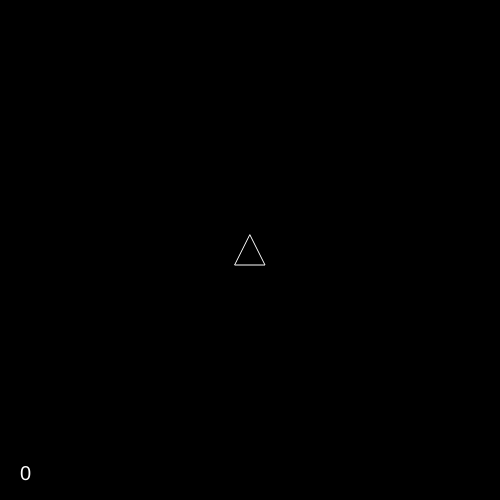
Frame 1 (no input)
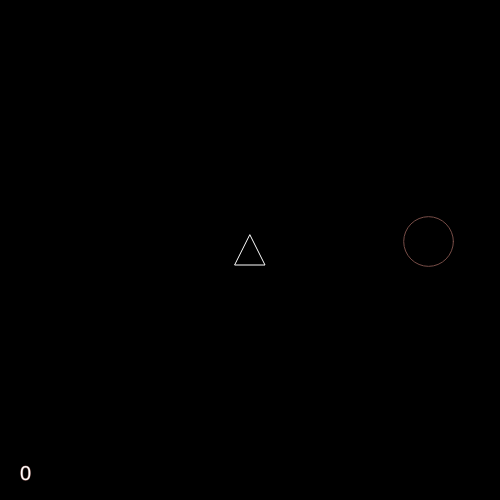
Frame 60 (no input)
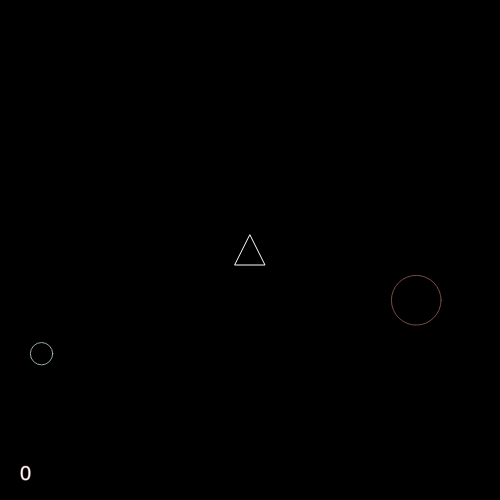
Frame 120 (the mouse pressed at the canvas centre since frame 60)

The p5.js sketch that drew these frames (run headless with seeded random() and noise() and a simulated clock; from frame 60 on, the mouse is pressed at the canvas centre):

// p5.js sketch
// ── sketch.js
var nave;
var pontos = 0;
var asteroides = [];

function setup() {
  createCanvas(500, 500);
  nave = new Nave(createVector(250, 250));
}

function draw() {
  background(0);

  for (var i = asteroides.length - 1; i >= 0; i--) {
    var ast = asteroides[i];

    ast.desenhar();
    ast.mover();
    for (var j = nave.balas.length - 1; j >= 0; j--) {
      var b = nave.balas[j];

      if (ast.colidiu(b.pos)) {
        asteroides.splice(i, 1);
        nave.balas.splice(j, 1);

        if (ast.diam >= 20) {
          pontos += 2;
          asteroides.push(new Asteroide(
            createVector(ast.pos.x, ast.pos.y),
            Math.trunc(random(50, 200)),
            Math.trunc(random(50, 200)),
            Math.trunc(random(50, 200)),
            random(10, ast.diam/2),
            p5.Vector.fromAngle(radians(random(360))).mult(1)
          ));
          asteroides.push(new Asteroide(
            createVector(ast.pos.x, ast.pos.y),
            Math.trunc(random(50, 200)),
            Math.trunc(random(50, 200)),
            Math.trunc(random(50, 200)),
            random(10, ast.diam/2),
            p5.Vector.fromAngle(radians(random(360))).mult(1)
          ));
        } else {
          pontos += 1;
        }
      }
    }
  }

  nave.desenhar();
  nave.mover();

  if (keyIsDown(37)) {
    nave.girar(-5);
  } else if (keyIsDown(39)) {
    nave.girar(5);
  } else if (keyIsDown(38)) {
    nave.acelerar();
  }

  if (random(1) > 0.99) {
    asteroides.push(
      new Asteroide(
        createVector(random(width), random(height)),
        Math.trunc(random(50, 200)),
        Math.trunc(random(50, 200)),
        Math.trunc(random(50, 200)),
        random(20, 50),
        p5.Vector.fromAngle(radians(random(360))).mult(1)
      )
    );
  }

  textSize(20);
  fill(255);
  text(pontos, 20, height - 20);
}

function keyPressed() {
  if (keyCode == 32) {
    nave.atirar();
  }
}

// ── asteroide.js
function Asteroide(pos, r, g, b, diam, vel) {
  this.pos = pos;
  this.r = r;
  this.g = g;
  this.b = b;
  this.diam = diam;
  this.vel = vel;

  this.colidiu = function(pos) {
    if (dist(pos.x, pos.y, this.pos.x, this.pos.y) <= this.diam/2) {
      return true;
    } else {
      return false;
    }
  }

  this.desenhar = function() {
    stroke(this.r, this.g, this.b);
    noFill();
    ellipse(this.pos.x, this.pos.y, this.diam, this.diam);
    this.tratarBordas();
  }

  this.mover = function() {
    this.pos.add(this.vel);
  }

  this.tratarBordas = function() {
    if (this.pos.x >= width + this.diam) {
      this.pos.x = -this.diam;
    } else if (this.pos.x <= -this.diam) {
      this.pos.x = width + this.diam;
    }

    if (this.pos.y >= height + this.diam) {
      this.pos.y = -this.diam;
    } else if (this.pos.y <= -this.diam) {
      this.pos.y = height + this.diam;
    }
  }
}

// ── nave.js
function Nave(pos) {
  this.d = 15;
  this.pos = pos;
  this.a = 0;
  this.vel = createVector(0, 0);
  this.balas = [];
  this.turbina = [];

  this.acelerar = function() {
    this.vel = p5.Vector.fromAngle(radians(this.a - 90)).normalize().mult(1);

    var espalhamento = random(-20, 20);
    this.turbina.push({
      pos: createVector(this.pos.x, this.pos.y),
      vel: p5.Vector.fromAngle(radians(this.a - 90 + espalhamento)).mult(-2),
      color: 255
    });
  }

  this.girar = function(a) {
    this.a += a;
  }

  this.desenhar = function() {
    // Desenhando as balas
    for (var i = this.balas.length - 1; i >= 0; i--) {
      var b = this.balas[i];

      fill(255);
      ellipse(b.pos.x, b.pos.y, 4, 4);
      b.pos.add(b.vel);

      if (b.pos.x < 0 || b.pos.x > width
        || b.pos.y < 0 || b.pos.y > height) {
          this.balas.splice(i, 1);
      }
    }

    // Desenhando a turbina
    for (var i = this.turbina.length - 1; i >= 0; i--) {
      var b = this.turbina[i];

      // A cor começa amarela e vai ficando vermelha
      fill(255, b.color, 0);
      b.color -= 3;

      ellipse(b.pos.x, b.pos.y, 4, 4);
      b.pos.add(b.vel);

      // Use para fazer com que a bala desapareça
      // ao ultrapassar os limites da tela
      // e para fazer com que a bala desapareça
      // ao atingir uma distância aleatória da nave
      // entre 70 e 149.99
      if (b.pos.x < 0 || b.pos.x > width
        || b.pos.y < 0 || b.pos.y > height
        || dist(b.pos.x, b.pos.y, this.pos.x, this.pos.y) > random(70, 150)) {
        this.turbina.splice(i, 1);
      }
    }

    push();
    translate(this.pos.x, this.pos.y);
    rotate(radians(this.a));

    // A nave é desenhada com topo do triângulo
    // isósceles na posição (0, -d). Centro no (0, 0)
    stroke(255);
    fill(0);
    triangle(0, -this.d, this.d, this.d, -this.d, this.d);
    pop();

    this.tratarBordas();
  }

  this.mover = function() {
    this.pos.add(this.vel);
    this.vel.mult(0.99);
  }

  this.atirar = function() {
    this.balas.push({
      pos: createVector(this.pos.x, this.pos.y),
      vel: p5.Vector.fromAngle(radians(this.a - 90)).mult(2)
    });
  }

  this.tratarBordas = function() {
    if (this.pos.x >= width + this.d) {
      this.pos.x = -this.d;
    } else if (this.pos.x <= -this.d) {
      this.pos.x = width + this.d;
    }

    if (this.pos.y >= height + this.d) {
      this.pos.y = -this.d;
    } else if (this.pos.y <= -this.d) {
      this.pos.y = height + this.d;
    }
  }
}
